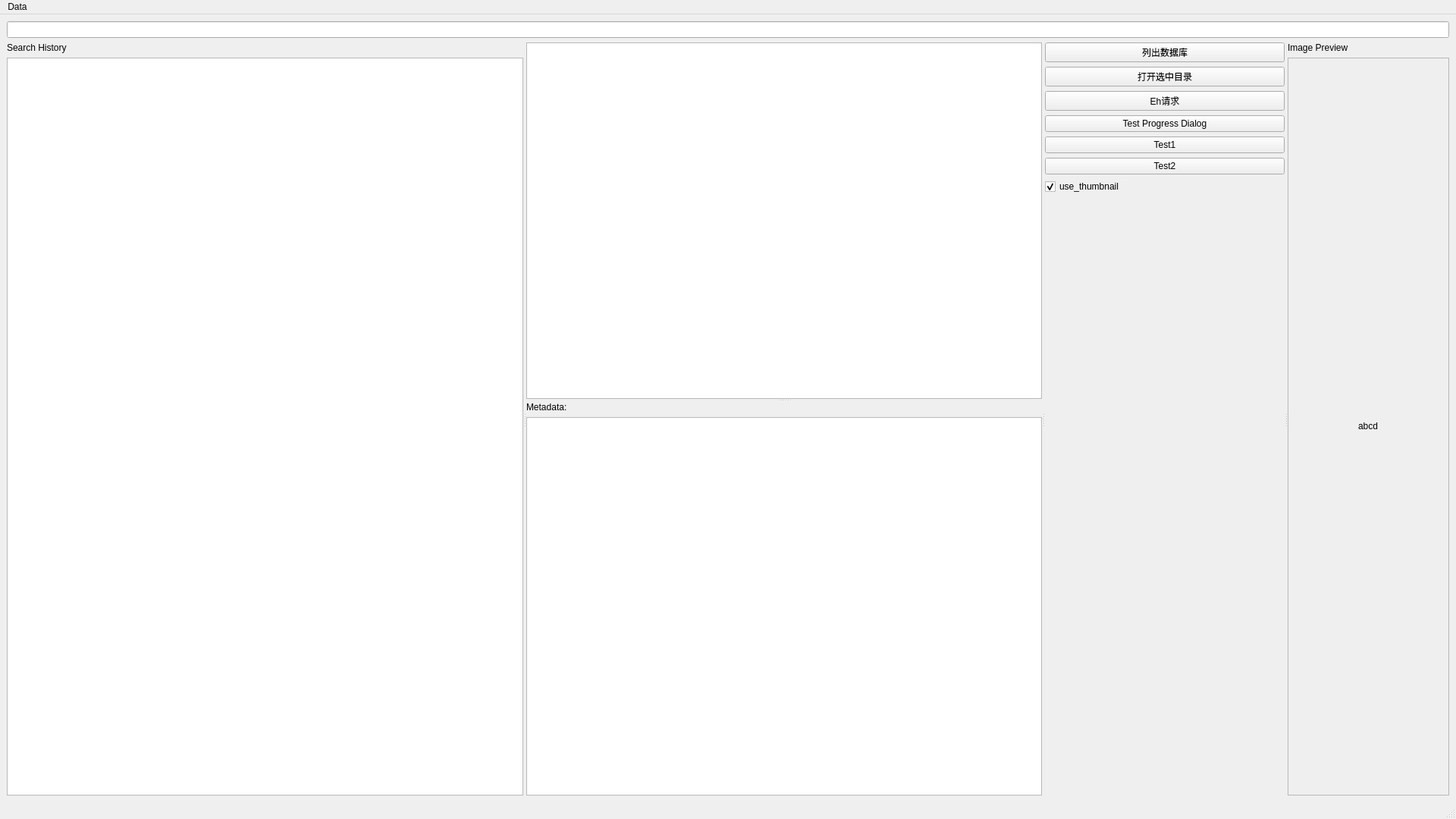
<?xml version="1.0" encoding="UTF-8"?>
<ui version="4.0">
 <class>MainWindow</class>
 <widget class="QMainWindow" name="MainWindow">
  <property name="geometry">
   <rect>
    <x>0</x>
    <y>0</y>
    <width>1920</width>
    <height>1080</height>
   </rect>
  </property>
  <property name="sizePolicy">
   <sizepolicy hsizetype="Ignored" vsizetype="Ignored">
    <horstretch>0</horstretch>
    <verstretch>0</verstretch>
   </sizepolicy>
  </property>
  <property name="windowTitle">
   <string>EhDbViewer</string>
  </property>
  <widget class="QWidget" name="central_widget">
   <layout class="QVBoxLayout" name="verticalLayout_4">
    <item>
     <widget class="QLineEdit" name="txtSearchBar"/>
    </item>
    <item>
     <widget class="QSplitter" name="splitter_main">
      <property name="orientation">
       <enum>Qt::Horizontal</enum>
      </property>
      <widget class="QWidget" name="layoutWidget">
       <layout class="QVBoxLayout" name="verticalLayout">
        <item>
         <widget class="QLabel" name="label">
          <property name="text">
           <string>Search History</string>
          </property>
         </widget>
        </item>
        <item>
         <widget class="QListView" name="history_view"/>
        </item>
       </layout>
      </widget>
      <widget class="QSplitter" name="splitter_result_column">
       <property name="orientation">
        <enum>Qt::Vertical</enum>
       </property>
       <widget class="QTableView" name="tableSearchResult">
        <property name="editTriggers">
         <set>QAbstractItemView::NoEditTriggers</set>
        </property>
        <attribute name="verticalHeaderVisible">
         <bool>false</bool>
        </attribute>
       </widget>
       <widget class="QWidget" name="layoutWidget">
        <layout class="QVBoxLayout" name="verticalLayout_3">
         <item>
          <widget class="QLabel" name="label_2">
           <property name="text">
            <string>Metadata:</string>
           </property>
          </widget>
         </item>
         <item>
          <widget class="QTextEdit" name="txtMetadataDisplay">
           <property name="readOnly">
            <bool>true</bool>
           </property>
          </widget>
         </item>
        </layout>
       </widget>
      </widget>
      <widget class="QWidget" name="layoutWidget">
       <layout class="QVBoxLayout" name="verticalLayout_2">
        <item>
         <widget class="QPushButton" name="btnTestListFullDb">
          <property name="text">
           <string>列出数据库</string>
          </property>
         </widget>
        </item>
        <item>
         <widget class="QPushButton" name="btnOpenSelectedFolder">
          <property name="text">
           <string>打开选中目录</string>
          </property>
         </widget>
        </item>
        <item>
         <widget class="QPushButton" name="btnTestEhRequest">
          <property name="text">
           <string>Eh请求</string>
          </property>
         </widget>
        </item>
        <item>
         <widget class="QPushButton" name="btnTestProgressDiag">
          <property name="text">
           <string>Test Progress Dialog</string>
          </property>
         </widget>
        </item>
        <item>
         <widget class="QPushButton" name="btnTest1">
          <property name="text">
           <string>Test1</string>
          </property>
         </widget>
        </item>
        <item>
         <widget class="QPushButton" name="btnTest2">
          <property name="text">
           <string>Test2</string>
          </property>
         </widget>
        </item>
        <item>
         <widget class="QCheckBox" name="cbUseThumbnail">
          <property name="text">
           <string>use_thumbnail</string>
          </property>
          <property name="checked">
           <bool>true</bool>
          </property>
         </widget>
        </item>
        <item>
         <spacer name="verticalSpacer">
          <property name="orientation">
           <enum>Qt::Vertical</enum>
          </property>
          <property name="sizeHint" stdset="0">
           <size>
            <width>20</width>
            <height>40</height>
           </size>
          </property>
         </spacer>
        </item>
       </layout>
      </widget>
      <widget class="QWidget" name="layoutWidget">
       <layout class="QVBoxLayout" name="verticalLayout_5">
        <item>
         <widget class="QLabel" name="label_3">
          <property name="text">
           <string>Image Preview</string>
          </property>
         </widget>
        </item>
        <item>
         <widget class="QScrollArea" name="scrollImagePreview">
          <property name="widgetResizable">
           <bool>true</bool>
          </property>
          <widget class="QWidget" name="scrollAreaWidgetContents">
           <property name="enabled">
            <bool>true</bool>
           </property>
           <property name="geometry">
            <rect>
             <x>0</x>
             <y>0</y>
             <width>253</width>
             <height>936</height>
            </rect>
           </property>
           <property name="sizePolicy">
            <sizepolicy hsizetype="Expanding" vsizetype="Expanding">
             <horstretch>0</horstretch>
             <verstretch>0</verstretch>
            </sizepolicy>
           </property>
           <layout class="QGridLayout" name="gridLayout">
            <item row="0" column="0" alignment="Qt::AlignHCenter|Qt::AlignVCenter">
             <widget class="QLabel" name="labelImagePreview">
              <property name="text">
               <string>abcd</string>
              </property>
             </widget>
            </item>
           </layout>
          </widget>
         </widget>
        </item>
       </layout>
      </widget>
     </widget>
    </item>
   </layout>
  </widget>
  <widget class="QMenuBar" name="menubar">
   <property name="geometry">
    <rect>
     <x>0</x>
     <y>0</y>
     <width>1920</width>
     <height>28</height>
    </rect>
   </property>
   <widget class="QMenu" name="menu_config">
    <property name="title">
     <string>Data</string>
    </property>
    <addaction name="actionImportFolder"/>
    <addaction name="actionImportEhViewerBackup"/>
    <addaction name="actionSettings"/>
   </widget>
   <addaction name="menu_config"/>
  </widget>
  <widget class="QStatusBar" name="statusbar"/>
  <action name="actionImportFolder">
   <property name="text">
    <string>Import Folder</string>
   </property>
  </action>
  <action name="actionSettings">
   <property name="text">
    <string>Settings</string>
   </property>
  </action>
  <action name="actionImportEhViewerBackup">
   <property name="text">
    <string>Import from EhViewer Backup</string>
   </property>
  </action>
 </widget>
 <tabstops>
  <tabstop>tableSearchResult</tabstop>
  <tabstop>txtSearchBar</tabstop>
  <tabstop>btnTestListFullDb</tabstop>
  <tabstop>btnOpenSelectedFolder</tabstop>
  <tabstop>btnTestEhRequest</tabstop>
 </tabstops>
 <resources/>
 <connections/>
</ui>
